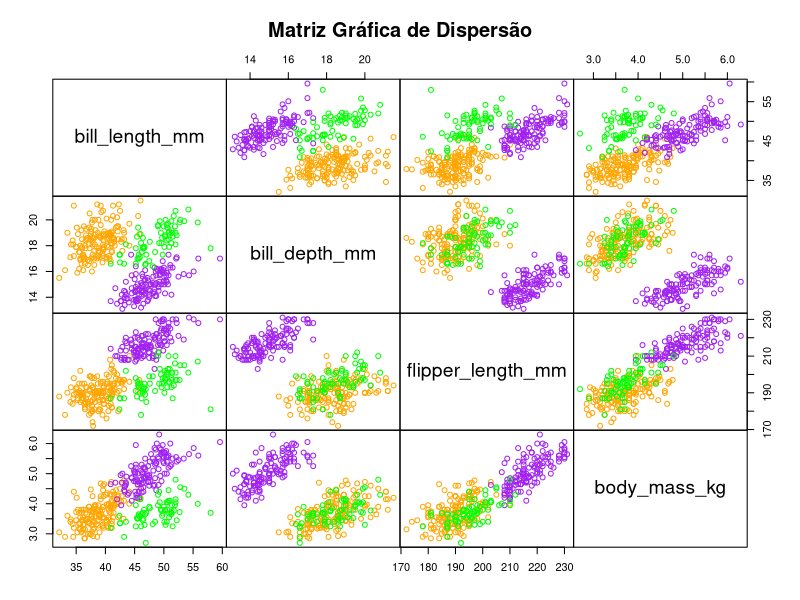
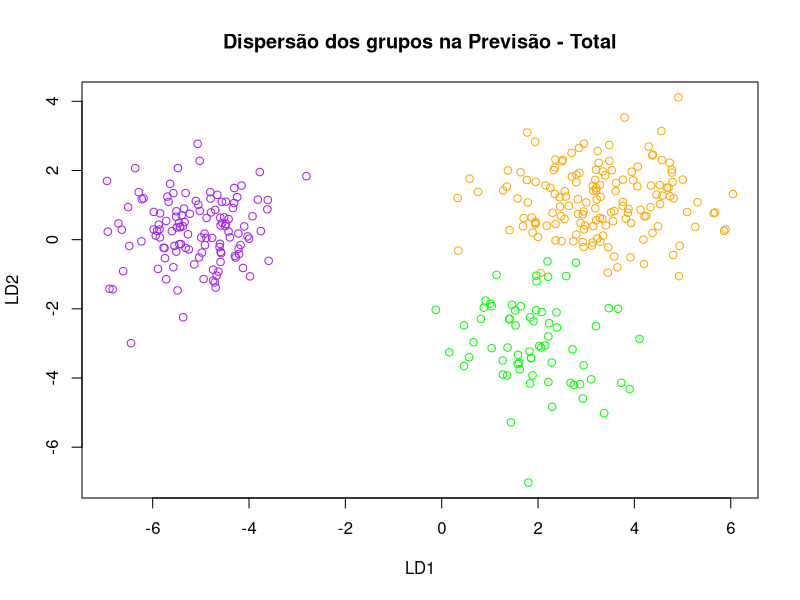
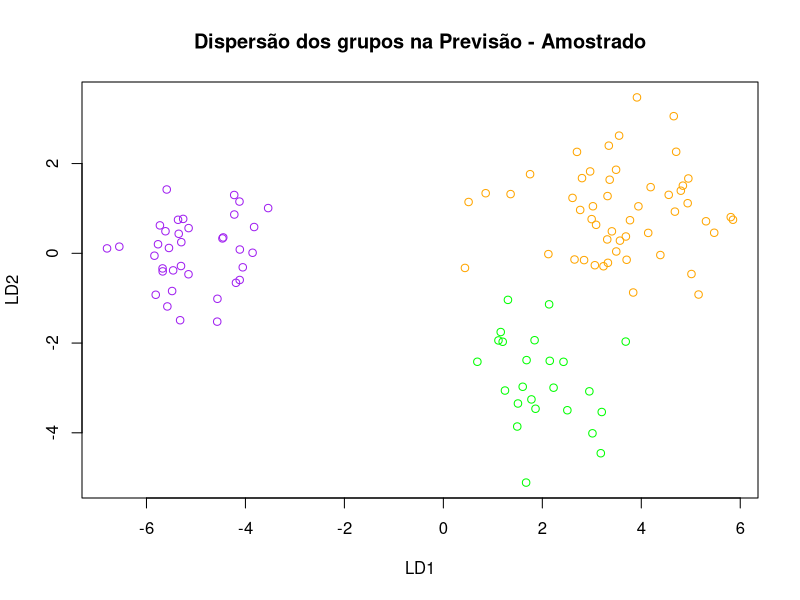

The R source for these figures, in order:
#Nome: Ana Julia Cunha e Silva
#Analise de Discriminante Linear

#bibliotecas
library(MASS)
library(tidyverse)
library(palmerpenguins)

#Estatisticas Basicas/medidas resumo
summary(penguins[3:6])
summary(penguins[c(1:2, 7)])
as.factor(penguins$year) |> summary()

#Tratamento de dados
pinguim <- penguins |>
  mutate(body_mass_kg = body_mass_g/1000) |> 
  select(species,bill_length_mm,
         bill_depth_mm,flipper_length_mm,
         body_mass_kg) |> 
  drop_na()

#teste de homocedasticidade
bartlett.test(body_mass_kg+bill_length_mm+bill_depth_mm+
                flipper_length_mm~species, 
              data = pinguim)

#grafico de correlacao
pairs(pinguim[2:5], gap = 0,
      col = c("orange", "green", "purple")[pinguim$species],
      pch = 21,
      main = "Matriz Gráfica de Dispersão")

#dividindo os dados em amostras treino(0.7) e teste(0.3)
set.seed(236038)
amos <- sample(c(T, F), nrow(pinguim), replace = T, prob=c(0.7,0.3))
treino <- pinguim[amos, ]
teste <- pinguim[!amos, ] 

#lda (Linear Discrimminant Analysis)
mtot <- lda(species~ ., data = pinguim) #Com o Banco Completo
mtot

mtreino <- lda(species~., data = treino) #Dados de Treino
mtreino

#previsao
pvtot <- predict(mtot)
pvteste <- predict(mtreino, teste)

#visualizacao dos resultados da previsao
plot(LD2~LD1, data = pvtot$x, pch = 21,
     col = c("orange", "green", "purple")[pinguim$species],
     main = "Dispersão dos grupos na Previsão - Total")

plot(LD2~LD1, data = pvteste$x, pch = 21,
     col = c("orange", "green", "purple")[teste$species],
     main = "Dispersão dos grupos na Previsão - Amostrado")

#matriz de Confusao Banco completo e acuracia
mcb <- table(Alocada = pvtot$class, Verdadeira = pinguim$species)
mcb
acuraciab <- round(sum(diag(mcb))/sum(mcb), 3)
acuraciab

mctest <- table(Alocada = pvteste$class, Verdadeira = teste$species)
mctest
acuraciatest <- round(sum(diag(mctest))/sum(mctest), 3)
acuraciatest
